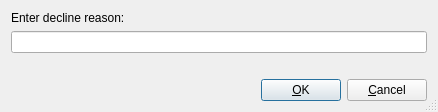
<ui version="4.0" stdsetdef="1" >
  <author></author>
  <comment></comment>
  <exportmacro></exportmacro>
  <class>DeclineDlgBase</class>
  <widget class="QDialog" name="DeclineDlg" >
    <property name="geometry" stdset="0" >
      <rect>
        <x>0</x>
        <y>0</y>
        <width>438</width>
        <height>112</height>
      </rect>
    </property>
    <property name="windowTitle" stdset="0" >
      <string>Decline reason</string>
    </property>
    <property name="sizeGripEnabled" stdset="0" >
      <bool>true</bool>
    </property>
    <layout class="QVBoxLayout" >
      <property name="margin" stdset="0" >
        <number>11</number>
      </property>
      <property name="spacing" stdset="0" >
        <number>6</number>
      </property>
      <item>
        <widget class="QLabel" name="TextLabel1" >
          <property name="text" stdset="0" >
            <string>Enter decline reason:</string>
          </property>
          <property name="wordWrap" >
            <bool>false</bool>
          </property>
        </widget>
      </item>
      <item>
        <widget class="QLineEdit" name="edtReason" />
      </item>
      <item>
        <spacer name="Spacer3" >
          <property name="sizeHint" >
            <size>
              <width>20</width>
              <height>20</height>
            </size>
          </property>
          <property name="sizeType" >
            <enum>QSizePolicy::Expanding</enum>
          </property>
          <property name="orientation" >
            <enum>Qt::Vertical</enum>
          </property>
        </spacer>
      </item>
      <item>
        <layout class="QHBoxLayout" >
          <property name="margin" stdset="0" >
            <number>0</number>
          </property>
          <property name="spacing" stdset="0" >
            <number>6</number>
          </property>
          <item>
            <spacer name="Horizontal Spacing2" >
              <property name="sizeHint" >
                <size>
                  <width>20</width>
                  <height>20</height>
                </size>
              </property>
              <property name="sizeType" >
                <enum>QSizePolicy::Expanding</enum>
              </property>
              <property name="orientation" >
                <enum>Qt::Horizontal</enum>
              </property>
            </spacer>
          </item>
          <item>
            <widget class="QPushButton" name="buttonOk" >
              <property name="text" stdset="0" >
                <string>&amp;OK</string>
              </property>
              <property name="autoDefault" stdset="0" >
                <bool>true</bool>
              </property>
              <property name="default" stdset="0" >
                <bool>true</bool>
              </property>
            </widget>
          </item>
          <item>
            <widget class="QPushButton" name="buttonCancel" >
              <property name="text" stdset="0" >
                <string>&amp;Cancel</string>
              </property>
              <property name="autoDefault" stdset="0" >
                <bool>true</bool>
              </property>
            </widget>
          </item>
        </layout>
      </item>
    </layout>
  </widget>
  <pixmapfunction>qPixmapFromMimeSource</pixmapfunction>
  <connections>
    <connection>
      <sender>buttonOk</sender>
      <signal>clicked()</signal>
      <receiver>DeclineDlg</receiver>
      <slot>accept()</slot>
    </connection>
    <connection>
      <sender>buttonCancel</sender>
      <signal>clicked()</signal>
      <receiver>DeclineDlg</receiver>
      <slot>reject()</slot>
    </connection>
  </connections>
</ui>
